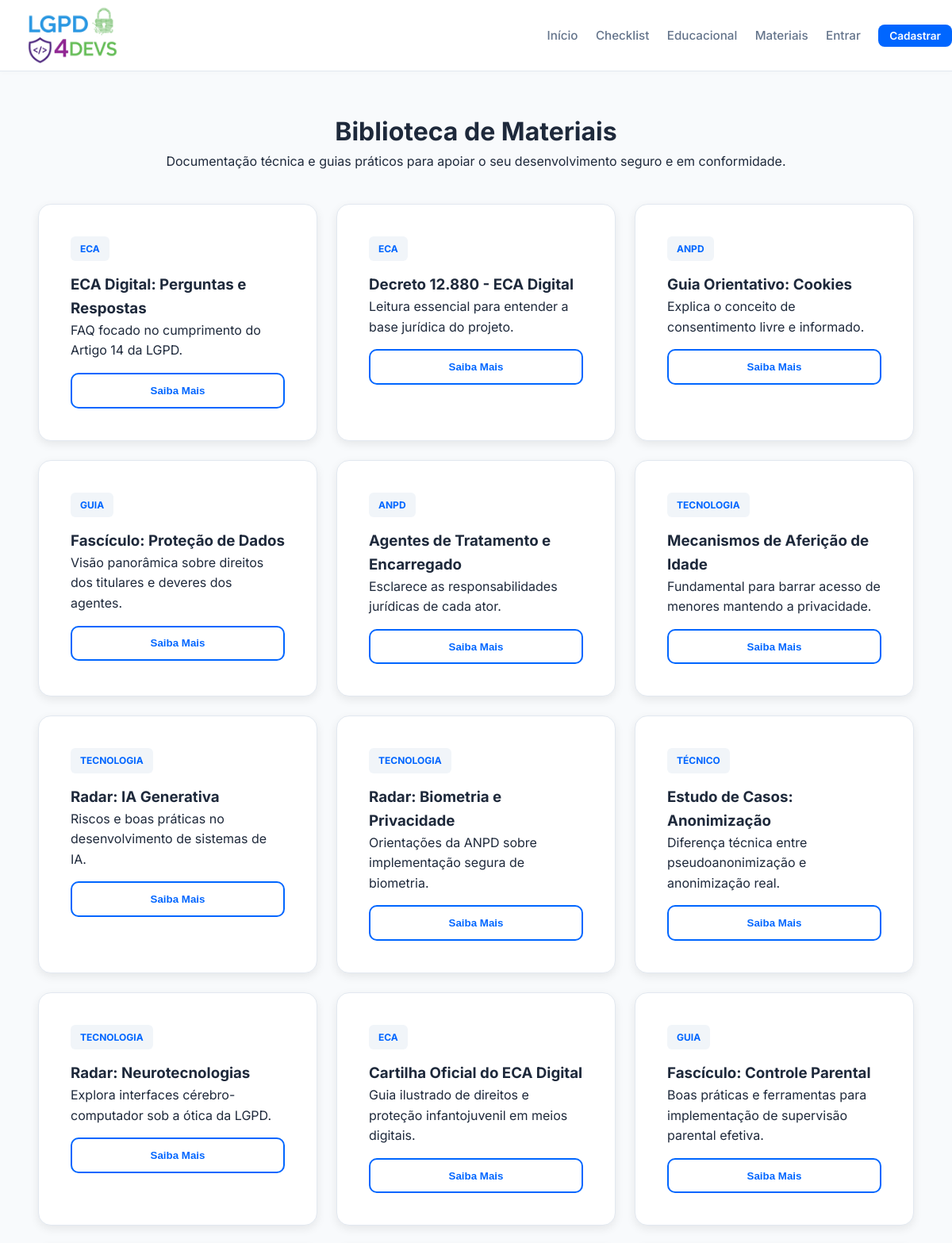
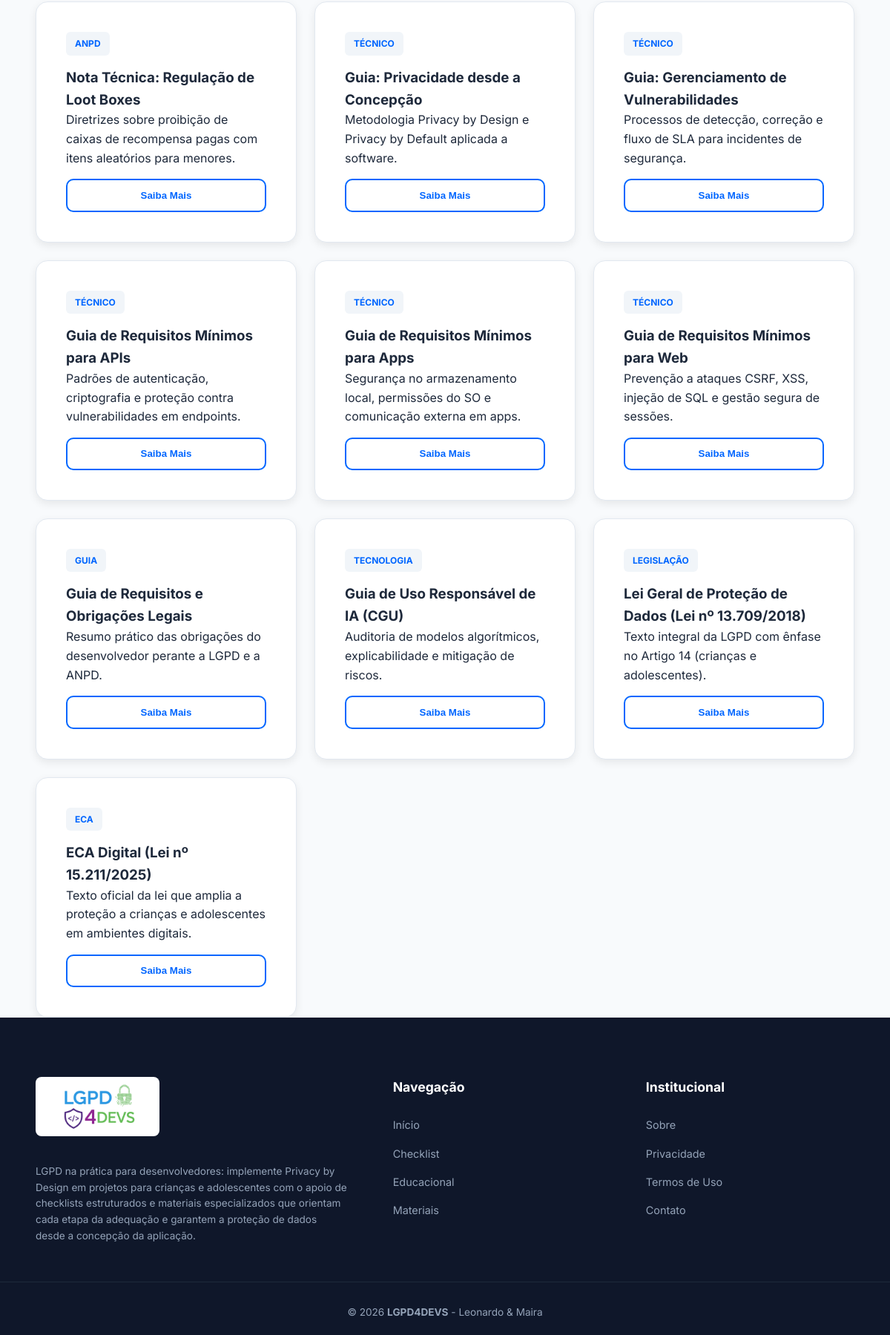
Page /materiais on the committed database (2 pictures, top to bottom).
### tables this page shows
CREATE TABLE IF NOT EXISTS materiais (
    id                 INT AUTO_INCREMENT PRIMARY KEY,
    titulo             VARCHAR(200) NOT NULL,
    categoria          VARCHAR(100) NOT NULL,
    descricao_curta    TEXT,
    conteudo_detalhado TEXT,
    url_referencia     VARCHAR(500)
);

### app/controllers/MateriaisController.php (called while the page is built)
<?php
class MateriaisController
{
    private Material $model;
    public function __construct()
    {
        $this->model = new Material();
    }
    public function index(): void
    {
        try {
            $materiais = $this->model->buscarTodos();
        } catch (\PDOException $e) {
            error_log('[LGPD4DEVS] Erro ao carregar materiais: ' . $e->getMessage());
            $materiais = [];
        }
        require BASE_PATH . '/app/views/materiais/index.php';
    }
}

### config/Database.php (called while the page is built, shortened)
<?php
class Database
{
    private static ?PDO $instance = null;
    public static function getConnection(): PDO
    {
        if (self::$instance === null) {
            $host = getenv('DB_HOST');
            $port = getenv('DB_PORT');
            $db   = getenv('DB_NAME');
            $user = getenv('DB_USER');
            $pass = getenv('DB_PASS');
            $dsn = "mysql:host=$host;port=$port;dbname=$db;charset=utf8mb4";
            $options = [
                PDO::ATTR_ERRMODE            => PDO::ERRMODE_EXCEPTION,
                PDO::ATTR_DEFAULT_FETCH_MODE => PDO::FETCH_ASSOC,
                PDO::ATTR_EMULATE_PREPARES   => false,
            ];
            $ambiente = getenv('APP_ENV') ?: 'local';
            try {
                self::$instance = new PDO($dsn, $user, $pass, $options);
                self::$instance->exec("SET time_zone = '-03:00'");
            } catch (\PDOException $e) {
                error_log('[LGPD4DEVS] Falha na conexão: ' . $e->getMessage());
                die("Erro interno ao conectar com o banco de dados. Tente novamente mais tarde.");
            }
        }
        return self::$instance;
    }
    private static function carregarEnv(): void
    {
        $arquivo = BASE_PATH . '/.env';
        if (!file_exists($arquivo)) {
            return;
        }
    }
}

### app/models/Material.php (called while the page is built)
<?php
class Material
{
    private PDO $pdo;
    public function __construct()
    {
        $this->pdo = Database::getConnection();
    }
    public function buscarTodos(): array
    {
        return $this->pdo->query(
            "SELECT * FROM materiais ORDER BY id ASC"
        )->fetchAll();
    }
}

### app/views/materiais/index.php (the view, shortened to what this page needs)
<?php require BASE_PATH . '/app/views/layouts/header.php'; ?>
<main class="container">
    <div class="checklist-header" style="margin-top: 50px;">
        <h1>Biblioteca de Materiais</h1>
        <p>Documentação técnica e guias práticos para apoiar o seu desenvolvimento seguro e em conformidade.</p>
    </div>
    <div class="materiais-grid">
        <?php if (!empty($materiais)): ?>
            <?php foreach ($materiais as $row):
                $tituloJS  = json_encode($row['titulo']);
                $corpoJS   = json_encode($row['conteudo_detalhado'] ?? 'Sem detalhes adicionais disponíveis.');
                $linkJS    = json_encode($row['url_referencia']);
                $categoria = htmlspecialchars($row['categoria'] ?? 'Geral');
            ?>
                <div class="card-material">
                    <span class="badge-categoria"><?php echo $categoria; ?></span>
                    <h3><?php echo htmlspecialchars($row['titulo']); ?></h3>
                    <p><?php echo htmlspecialchars($row['descricao_curta'] ?? 'Clique em saiba mais para detalhes.'); ?></p>
                    <button class="btn-secondary"
                            onclick='abrirModal(<?php echo $tituloJS; ?>, <?php echo $corpoJS; ?>, <?php echo $linkJS; ?>)'
                            style="width: 100%; margin-top: 15px;">
                        Saiba Mais
                    </button>
                </div>
            <?php endforeach; ?>
        <?php else: ?>
            <div style="grid-column: 1 / -1; text-align: center; padding: 40px;">
                <p>Nenhum material foi encontrado no banco de dados no momento.</p>
            </div>
        <?php endif; ?>
    </div>
</main>
<?php require BASE_PATH . '/app/views/layouts/footer.php'; ?>

### public/index.php (shortened to what this page needs)
<?php
spl_autoload_register(function (string $class): void {
    $caminhos = [
        BASE_PATH . "/config/{$class}.php",
        BASE_PATH . "/app/models/{$class}.php",
        BASE_PATH . "/app/controllers/{$class}.php",
    ];
    foreach ($caminhos as $caminho) {
        if (file_exists($caminho)) {
            return;
        }
    }
});
$uri    = parse_url($_SERVER['REQUEST_URI'], PHP_URL_PATH);
$uri    = rtrim($uri, '/') ?: '/';
$method = $_SERVER['REQUEST_METHOD'];
if (array_key_exists($uri, $rotas)) {
    [$classe, $metodo] = $rotas[$uri];
    (new $classe())->$metodo();
} else {
    http_response_code(404);
    require BASE_PATH . '/app/views/404.php';
}

### app/views/layouts/header.php (shortened to what this page needs)
<!DOCTYPE html>
<html lang="pt-br">
<head>
    <link rel="stylesheet" href="https://cdnjs.cloudflare.com/ajax/libs/font-awesome/6.5.0/css/all.min.css">
    <link rel="stylesheet" href="/css/estilo.css?v=<?php echo file_exists(BASE_PATH . '/public/css/estilo.css') ? filemtime(BASE_PATH . '/public/css/estilo.css') : '2.1'; ?>">
</head>
<body>
    <header class="navbar">
        <div class="container">
            <a href="/"><img src="/img/logo.png" alt="LGPD4DEVS" class="logo"></a>
            <nav>
                <ul>
                    <li><a href="/">Início</a></li>
                    <li><a href="/checklist">Checklist</a></li>
                    <li><a href="/educacional">Educacional</a></li>
                    <li><a href="/materiais">Materiais</a></li>
                    <?php if (isset($_SESSION['user_id'])): ?>
                        <li><a href="/projetos"><i class="fas fa-folder"></i> Projetos</a></li>
                        <li><a href="/historico"><i class="fas fa-history"></i> Histórico</a></li>
                        <?php if (($_SESSION['perfil'] ?? '') === 'admin'): ?>
                            <li>
                                <a href="/admin"
                                   style="background: linear-gradient(135deg, #667eea, #764ba2); color: white !important; padding: 4px 10px; border-radius: 8px; font-size: 0.8rem;">
                                    <i class="fas fa-shield-alt"></i> Admin
                                </a>
                            </li>
                        <?php endif; ?>
                        <li>
                            <a href="/perfil" class="user-badge" style="text-decoration: none;">
                                👤 <?php echo htmlspecialchars(explode(' ', $_SESSION['user_name'])[0]); ?>
                            </a>
                        </li>
                        <li><a href="/logout" class="btn-logout">Sair</a></li>
                    <?php else: ?>
                        <li><a href="/login">Entrar</a></li>
                        <li><a href="/cadastro" class="btn-login">Cadastrar</a></li>
                    <?php endif; ?>
                </ul>
            </nav>
        </div>
    </header>

### app/views/layouts/footer.php
<footer class="main-footer">
    <div class="container footer-content">
        <div class="footer-column">
            <img src="/img/logo.png" alt="LGPD4DEVS" class="footer-logo">
            <p style="font-size: 0.85rem; margin-top: 10px;">
                LGPD na prática para desenvolvedores: implemente Privacy by Design em projetos para crianças e adolescentes com o apoio de checklists estruturados e materiais especializados que orientam cada etapa da adequação e garantem a proteção de dados desde a concepção da aplicação.
            </p>
        </div>
        <div class="footer-column">
            <h4>Navegação</h4>
            <ul>
                <li><a href="/">Início</a></li>
                <li><a href="/checklist">Checklist</a></li>
                <li><a href="/educacional">Educacional</a></li>
                <li><a href="/materiais">Materiais</a></li>
            </ul>
        </div>
        <div class="footer-column">
            <h4>Institucional</h4>
            <ul>
                <li><a href="/sobre">Sobre</a></li>
                <li><a href="/privacidade">Privacidade</a></li>
                <li><a href="/termos">Termos de Uso</a></li>
                <li><a href="/contato">Contato</a></li>
            </ul>
        </div>
    </div>
    <div class="footer-bottom">
        <div class="container">
            <p>&copy; <?php echo date('Y'); ?> <strong>LGPD4DEVS</strong> - Leonardo &amp; Maira</p>
        </div>
    </div>
</footer>
</body>
</html>

### public/css/estilo.css (style rules this page uses)
:root { --primary: #0066FF; --primary-dark: #0052CC; --secondary: #00CC66; --bg-light: #F8FAFC; --text-main: #1E293B; --text-muted: #64748B; --white: #FFFFFF; --border: #CBD5E1; --shadow: 0 4px 12px rgba(0, 0, 0, 0.08); --error: #EF4444; }
* { margin: 0; padding: 0; box-sizing: border-box; }
body { font-family: 'Inter', 'Segoe UI', system-ui, -apple-system, sans-serif; background-color: var(--bg-light); color: var(--text-main); line-height: 1.6; display: flex; flex-direction: column; min-height: 100vh; }
main { flex: 1; }
.container { width: 92%; max-width: 1200px; margin: 0 auto; }
.navbar { background-color: var(--white); height: 90px; border-bottom: 1px solid #E2E8F0; position: sticky; top: 0; z-index: 1000; box-shadow: 0 2px 4px rgba(0,0,0,0.02); display: flex; align-items: center; }
.navbar .container { display: flex; justify-content: space-between; align-items: center; width: 100%; }
.logo { height: 75px; width: auto; display: block; transition: transform 0.3s ease; flex-shrink: 0; }
.navbar ul { list-style: none; display: flex; align-items: center; gap: 1.4rem; flex-wrap: nowrap; }
.navbar a { text-decoration: none; color: var(--text-muted); font-weight: 500; font-size: 0.95rem; transition: color 0.2s; white-space: nowrap; }
.btn-login { background: var(--primary) !important; color: white !important; padding: 6px 14px !important; border-radius: 8px !important; font-size: 0.85rem !important; font-weight: 600 !important; white-space: nowrap; }
.btn-primary, .btn-secondary { min-width: 220px; padding: 0.8rem 1.8rem; border-radius: 10px; font-weight: 600; text-decoration: none; display: flex; align-items: center; justify-content: center; transition: all 0.3s ease; cursor: pointer; border: none; gap: 6px; }
.btn-secondary { border: 2px solid var(--primary); color: var(--primary); background: transparent; }
.checklist-header { text-align: center; margin-bottom: 40px; }
.materiais-grid { display: grid; grid-template-columns: repeat(auto-fit, minmax(280px, 1fr)); gap: 24px; }
.card-material, .card-pergunta { background: var(--white); padding: 2.5rem; border-radius: 16px; border: 1px solid #E2E8F0; box-shadow: var(--shadow); transition: transform 0.3s; display: flex; flex-direction: column; }
.badge-categoria { background: #F1F5F9; color: var(--primary); padding: 6px 12px; border-radius: 6px; font-size: 0.75rem; font-weight: 700; text-transform: uppercase; display: inline-block; margin-bottom: 15px; align-self: flex-start; }
.main-footer { background-color: #0F172A; color: #94A3B8; padding: 80px 0 20px; margin-top: auto; }
.footer-content { display: grid; grid-template-columns: 1.5fr 1fr 1fr; gap: 60px; }
.footer-column h4 { color: var(--white); margin-bottom: 1.5rem; font-size: 1.1rem; }
.footer-column ul { list-style: none; padding: 0; }
.footer-column ul li { margin-bottom: 0.8rem; }
.footer-column a { color: #94A3B8; text-decoration: none; font-size: 0.9rem; transition: color 0.3s; }
.footer-logo { max-height: 80px; width: auto; background: white; padding: 8px; border-radius: 8px; margin-bottom: 1.2rem; display: inline-block; }
.footer-bottom { border-top: 1px solid #1E293B; margin-top: 50px; padding-top: 30px; text-align: center; font-size: 0.85rem; }
html { scroll-behavior: smooth; }

### rows in the picture
materiais: categoria "ECA", titulo "ECA Digital: Perguntas e Respostas", descricao_curta "FAQ focado no cumprimento do Artigo 14 da LGPD."
materiais: categoria "ECA", titulo "Decreto 12.880 - ECA Digital", descricao_curta "Leitura essencial para entender a base jurídica do projeto."
materiais: categoria "ANPD", titulo "Guia Orientativo: Cookies", descricao_curta "Explica o conceito de consentimento livre e informado."
materiais: categoria "GUIA", titulo "Fascículo: Proteção de Dados", descricao_curta "Visão panorâmica sobre direitos dos titulares e deveres dos agentes."
materiais: categoria "ANPD", titulo "Agentes de Tratamento e Encarregado", descricao_curta "Esclarece as responsabilidades jurídicas de cada ator."
materiais: categoria "TECNOLOGIA", titulo "Mecanismos de Aferição de Idade", descricao_curta "Fundamental para barrar acesso de menores mantendo a privacidade."
materiais: categoria "TECNOLOGIA", titulo "Radar: IA Generativa", descricao_curta "Riscos e boas práticas no desenvolvimento de sistemas de IA."
materiais: categoria "TECNOLOGIA", titulo "Radar: Biometria e Privacidade", descricao_curta "Orientações da ANPD sobre implementação segura de biometria."
materiais: categoria "TÉCNICO", titulo "Estudo de Casos: Anonimização", descricao_curta "Diferença técnica entre pseudoanonimização e anonimização real."
materiais: categoria "TECNOLOGIA", titulo "Radar: Neurotecnologias", descricao_curta "Explora interfaces cérebro-computador sob a ótica da LGPD."
materiais: categoria "ECA", titulo "Cartilha Oficial do ECA Digital", descricao_curta "Guia ilustrado de direitos e proteção infantojuvenil em meios digitais."
materiais: categoria "GUIA", titulo "Fascículo: Controle Parental", descricao_curta "Boas práticas e ferramentas para implementação de supervisão parental efetiva."
materiais: categoria "ANPD", titulo "Nota Técnica: Regulação de Loot Boxes", descricao_curta "Diretrizes sobre proibição de caixas de recompensa pagas com itens aleatórios para menores."
materiais: categoria "TÉCNICO", titulo "Guia: Privacidade desde a Concepção", descricao_curta "Metodologia Privacy by Design e Privacy by Default aplicada a software."
materiais: categoria "TÉCNICO", titulo "Guia: Gerenciamento de Vulnerabilidades", descricao_curta "Processos de detecção, correção e fluxo de SLA para incidentes de segurança."
materiais: categoria "TÉCNICO", titulo "Guia de Requisitos Mínimos para APIs", descricao_curta "Padrões de autenticação, criptografia e proteção contra vulnerabilidades em endpoints."
materiais: categoria "TÉCNICO", titulo "Guia de Requisitos Mínimos para Apps", descricao_curta "Segurança no armazenamento local, permissões do SO e comunicação externa em apps."
materiais: categoria "TÉCNICO", titulo "Guia de Requisitos Mínimos para Web", descricao_curta "Prevenção a ataques CSRF, XSS, injeção de SQL e gestão segura de sessões."
materiais: categoria "GUIA", titulo "Guia de Requisitos e Obrigações Legais", descricao_curta "Resumo prático das obrigações do desenvolvedor perante a LGPD e a ANPD."
materiais: categoria "TECNOLOGIA", titulo "Guia de Uso Responsável de IA (CGU)", descricao_curta "Auditoria de modelos algorítmicos, explicabilidade e mitigação de riscos."
materiais: categoria "LEGISLAÇÃO", titulo "Lei Geral de Proteção de Dados (Lei nº 13.709/2018)", descricao_curta "Texto integral da LGPD com ênfase no Artigo 14 (crianças e adolescentes)."
materiais: categoria "ECA", titulo "ECA Digital (Lei nº 15.211/2025)", descricao_curta "Texto oficial da lei que amplia a proteção a crianças e adolescentes em ambientes digitais."
